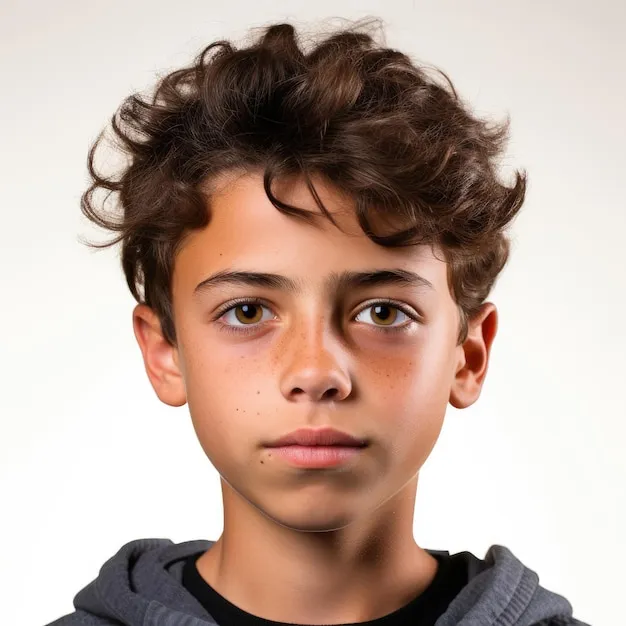
#> input picture images.jpg, 626 x 626 px
$ jupyter execute note1.ipynb
#> lines starting #> are read from the running program, lines starting #| are printed output that depends on the picture; after the words box and inside, x2 and y2 are one past the last pixel; in counts of white or black regions, pixels touching at a corner belong together
[cell 1]
import cv2
import numpy as np
import matplotlib.pyplot as plt

Load Image

[cell 2]
def read_file(filename):
#> called with filename = 'images.jpg'
    img =cv2.imread(filename)
#> img is the input picture: shape (626, 626, 3); mean B, G, R 156.2, 166.7, 188.2
    img = cv2.cvtColor(img,cv2.COLOR_BGR2RGB)
    plt.imshow(img)
    plt.show()
    return img

[cell 3]
filename = "images.jpg"
img=read_file(filename)

org_img = np.copy(img)

Create Edge Mask

[cell 4]
def edge_mask(img, line_size, blur_value):
#> called with line_size = 7, blur_value = 7
    gray= cv2.cvtColor(img, cv2.COLOR_RGB2GRAY)
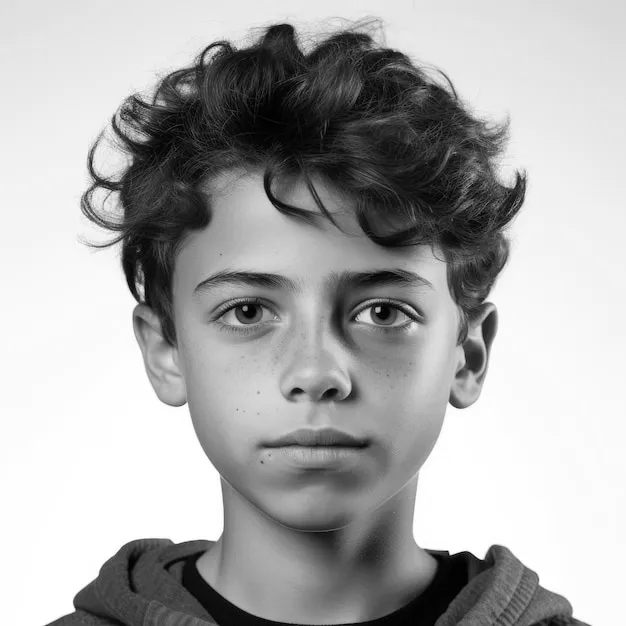
#> gray: shape (626, 626); min 0, max 255, mean 172
    gray_blur =cv2.medianBlur(gray, blur_value)

    edges = cv2.adaptiveThreshold(gray_blur, 255, cv2.ADAPTIVE_THRESH_MEAN_C, cv2.THRESH_BINARY, line_size, blur_value)
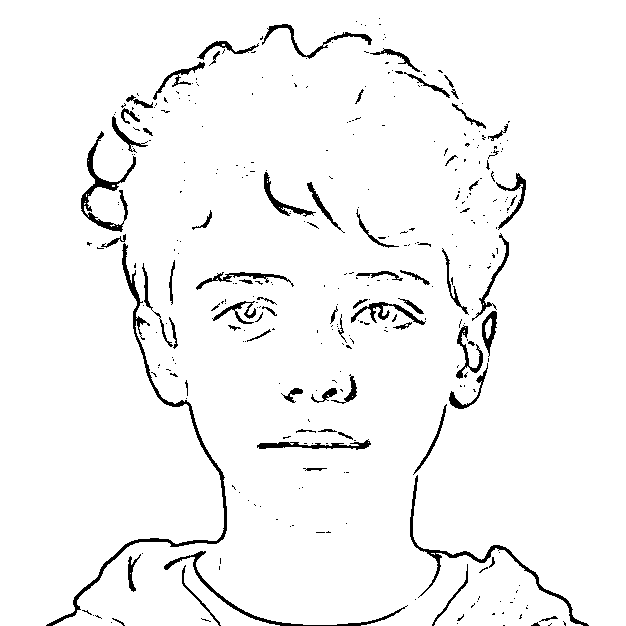
#> edges: shape (626, 626); 96.1% white; 349 black regions (276 under 20 px), largest, box (x1, y1, x2, y2) and area: (46, 243, 227, 626) 2023, (410, 475, 589, 626) 1111, (81, 131, 136, 232) 1033

    return edges

[cell 5]
line_size, blur_value= 7,7

edges = edge_mask(img, line_size, blur_value)
plt.imshow(edges , cmap = "binary")
plt.show()

reducing color pallete

[cell 6]
def color_quant(img, k):
#> called with k = 9
    data= np.float32(img).reshape((-1,3))

    criteria = (cv2.TERM_CRITERIA_EPS+ cv2.TERM_CRITERIA_MAX_ITER, 20, 0.001)

    ret, label, center = cv2.kmeans(data, k, None, criteria, 10, cv2.KMEANS_RANDOM_CENTERS)
#> ret = 130240404.8; center = [[109.6, 102.7, 106.9], [234.9, 228.8, 223.1], [34.35, 19.39, 12.46], [213.1, 146.5, 115.7], [177.7, 116.7, 89.11], [75.29, 51.9, 43.08], [251.7, 251.2, 248.7], [128.3, 80.28, 59.39], [232.6, 181.2, 158.9]]

    center = np.uint8(center)
#> center = [[109, 102, 106], [234, 228, 223], [34, 19, 12], [213, 146, 115], [177, 116, 89], [75, 51, 43], [251, 251, 248], [128, 80, 59], [232, 181, 158]]

    result =center[label.flatten()]

    result = result.reshape(img.shape)
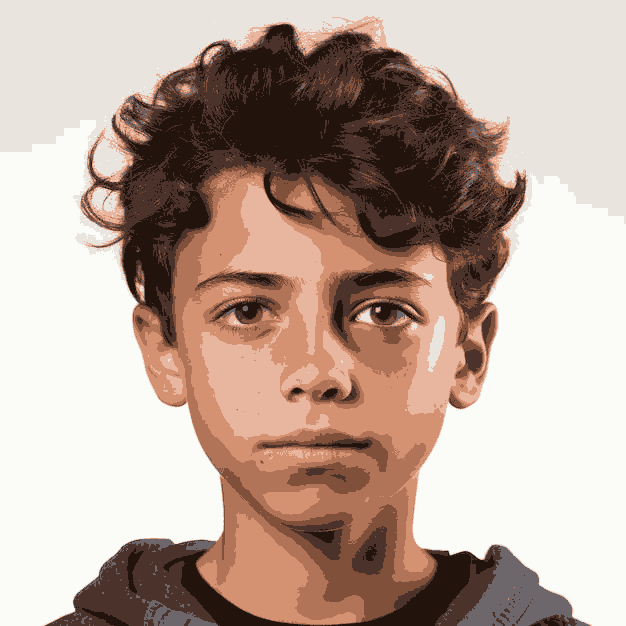
#> result: shape (626, 626, 3); mean R, G, B 187.7, 166.3, 155.8

    return result

[cell 7]
img= color_quant(img, k=9)

plt.imshow(img)
plt.show()

[cell 8]
blurred = cv2.bilateralFilter(img, d=3, sigmaColor= 200, sigmaSpace= 200)
plt.imshow(blurred)
plt.show()

[cell 9]
def cartoon():
    c = cv2.bitwise_and(blurred, blurred, mask= edges)
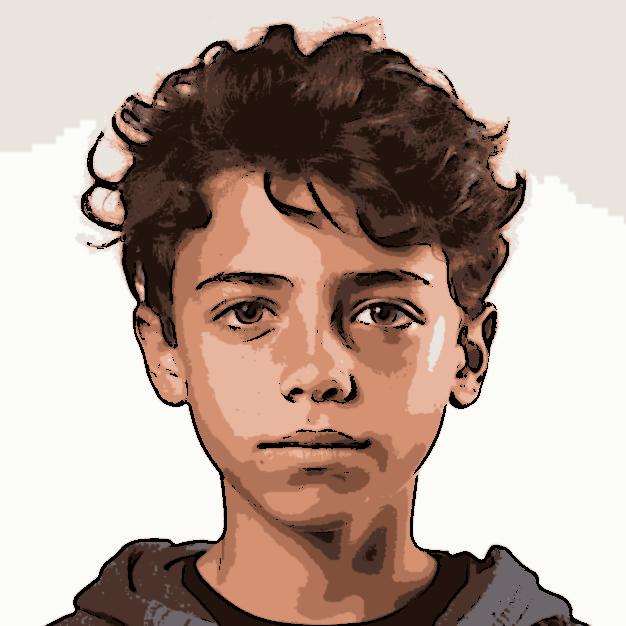
#> c: shape (626, 626, 3); mean R, G, B 183.7, 163.6, 153.6
    plt.imshow(c)
    plt.title("Cartoon")
    plt.show()

    plt.imshow(org_img)
    plt.title("Original")
    plt.show()
